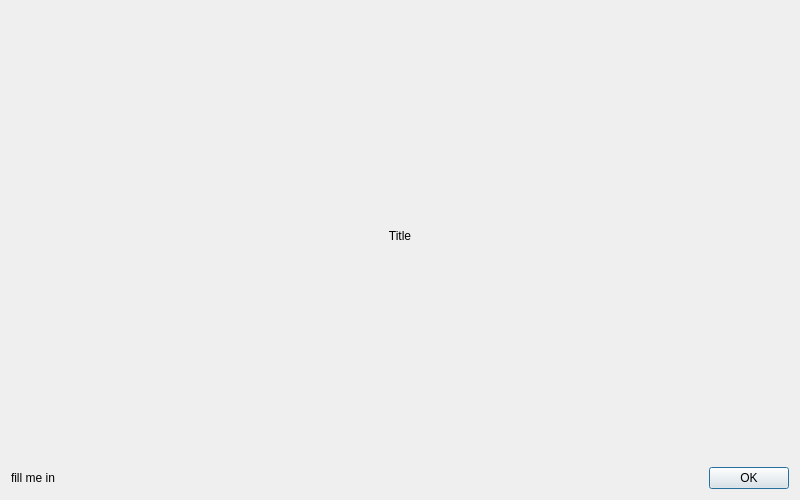
<?xml version="1.0" encoding="UTF-8"?>
<ui version="4.0">
 <class>ChannelSelectDialog</class>
 <widget class="QDialog" name="ChannelSelectDialog">
  <property name="geometry">
   <rect>
    <x>0</x>
    <y>0</y>
    <width>800</width>
    <height>500</height>
   </rect>
  </property>
  <property name="acceptDrops">
   <bool>true</bool>
  </property>
  <property name="windowTitle">
   <string>Channel Selection</string>
  </property>
  <layout class="QVBoxLayout" name="vertical_layout">
   <item>
    <widget class="QLabel" name="title">
     <property name="text">
      <string>Title</string>
     </property>
     <property name="alignment">
      <set>Qt::AlignCenter</set>
     </property>
    </widget>
   </item>
   <item>
    <layout class="QHBoxLayout" name="panel_layout"/>
   </item>
   <item>
    <layout class="QHBoxLayout" name="horizontalLayout">
     <item>
      <widget class="QLabel" name="infoLabel">
       <property name="text">
        <string>fill me in</string>
       </property>
       <property name="textFormat">
        <enum>Qt::AutoText</enum>
       </property>
      </widget>
     </item>
     <item>
      <widget class="QDialogButtonBox" name="dialog_button_box">
       <property name="orientation">
        <enum>Qt::Horizontal</enum>
       </property>
       <property name="standardButtons">
        <set>QDialogButtonBox::Ok</set>
       </property>
      </widget>
     </item>
    </layout>
   </item>
  </layout>
 </widget>
 <resources/>
 <connections/>
</ui>
